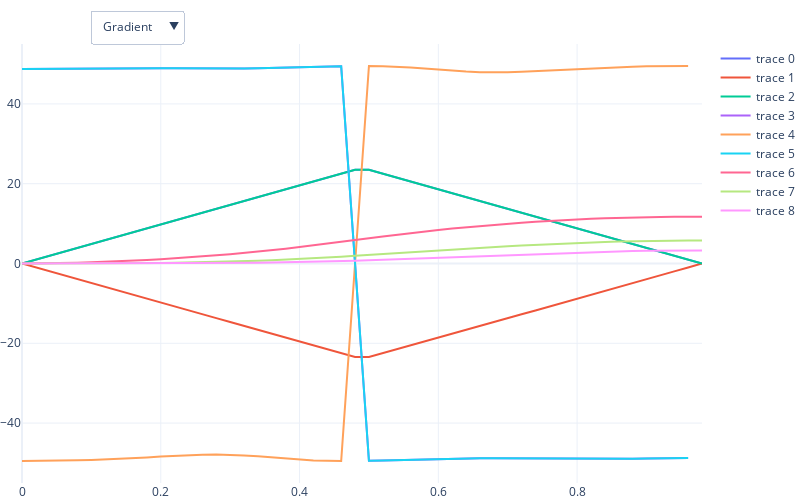

Notebook code cell kept with this figure:
### Code cell
from helper_utils import *

params = {}
params['mode'] = 'free'
params['gmax']  = 0.05
params['smax']  = 50.0
params['moment_params']  = [[0, 0, 0, -1, -1, 11.74, 1.0e-3]]
params['moment_params'].append([1, 0, 0, -1, -1, -11.74, 1.0e-3])
params['moment_params'].append([2, 0, 0, -1, -1, 11.74, 1.0e-3])
params['TE']  = 1.0
params['dt']  = 20e-6
params['Naxis'] = 3

G, dd = gropt.gropt(params, verbose=1)

eddy_range = [1e-3,120,1000]
diffmode = 0
if params['mode'][:4] == 'diff':
    diffmode = 1
Naxis = params.get('Naxis', 1)
TE = params['TE']
T_readout = params['T_readout']
tINV = TE/2.0

dt = (TE-T_readout) * 1.0e-3 / G.shape[1]
tt = np.arange(G.shape[1]) * dt * 1e3

# trace_list = []
# trace_list.append([go.Scatter(y=G[x]*1000, x=tt) for x in range(3)])
fig = go.Figure()
for i in range(Naxis):
    fig.add_trace(go.Scatter(x=tt, y=G[i]*1000))

for i in range(Naxis):
    fig.add_trace(go.Scatter(x=tt[:-1], y=np.diff(G[i])/dt))

    mm = get_moment_plots(G, T_readout, dt, diffmode)
#axarr[i_row, i_col].axhline(linestyle='--', color='0.7')
for i in range(3):
    if diffmode == 1:
        mmt = mm[i]/np.abs(mm[i]).max()
    if diffmode == 0:    
        if i == 0:
            mmt = mm[i]*1e6
        if i == 1:
            mmt = mm[i]*1e9
        if i == 2:
            mmt = mm[i]*1e12
    fig.add_trace(go.Scatter(x=tt, y=mmt))
    
fig.update_layout(width=800,
    height=500,
    autosize=False,
    margin=dict(t=0, b=0, l=0, r=0),
    template="plotly_white",
    updatemenus=[
    dict(active = 0,
        direction="down",
        pad={"r": 10, "t": 10},
        showactive=True,
        x=0.1,
        xanchor="left",
        y=1.1,
        yanchor="top",
        buttons=[
            dict(label = "Gradient",
                 method = "restyle",
                 args = [{"visible": [True if x < 3 else False for x in range(9)]}]),
            dict(label = "Slew",
                 method = "restyle",
                 args = [{"visible": [True if x >= 3 and x < 6 else False for x in range(9)]}]),
            dict(label = "Moments",
                 method = "restyle",
                 args = [{"visible": [True if x >= 6 else False for x in range(9)]}])
            ])])
